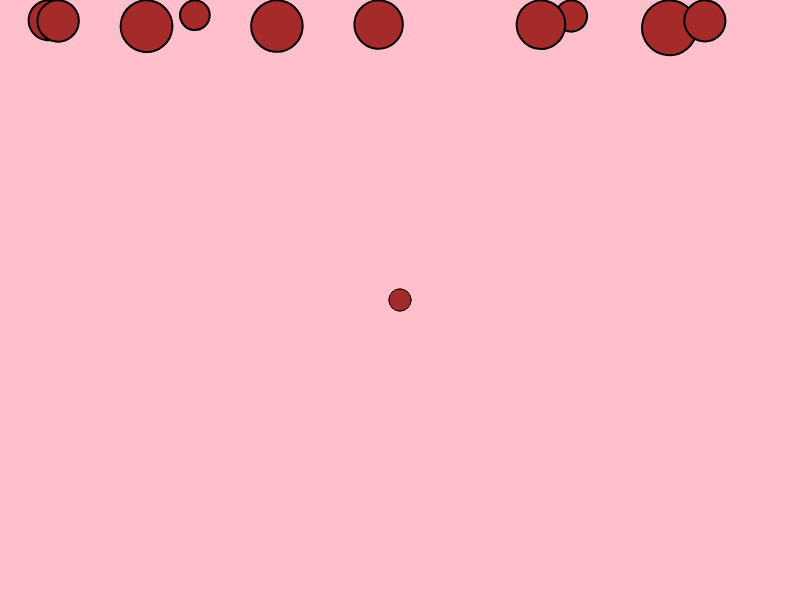
Frame 1 (no input)
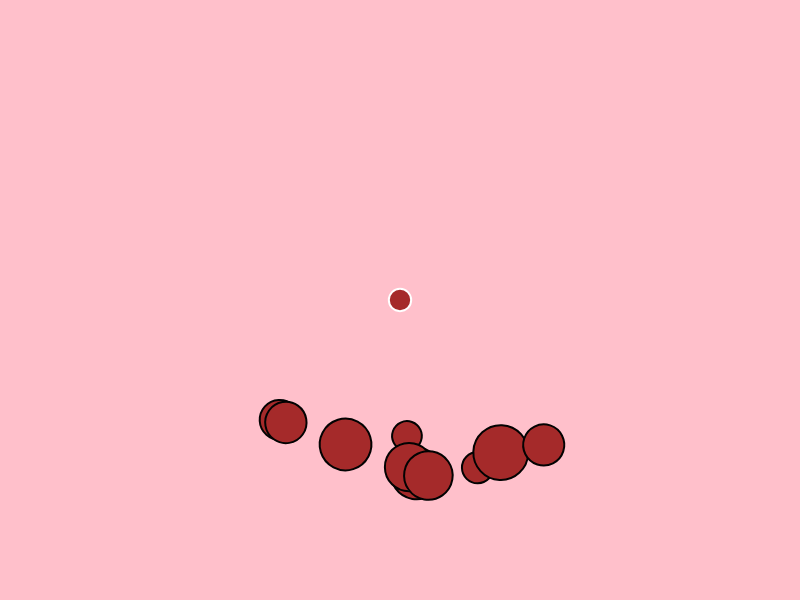
Frame 60 (no input)
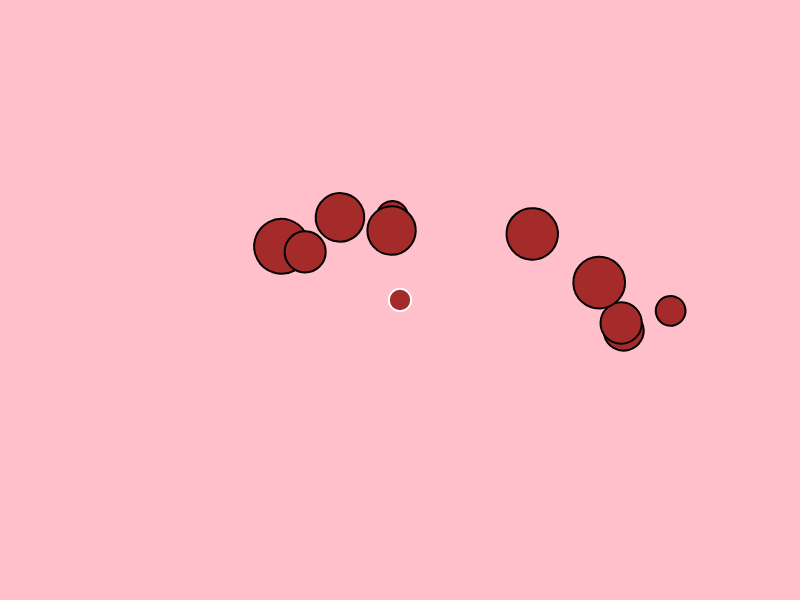
Frame 120 (the mouse pressed at the canvas centre since frame 60)

The p5.js sketch that drew these frames (run headless with seeded random() and noise() and a simulated clock; from frame 60 on, the mouse is pressed at the canvas centre):

// p5.js sketch
// ── sketch.js
//random walker idea: animal searching for food.
let walkers = [];
let magmin;
let mu = 0.1;
let minF = 50;
let hoogte = 0;
let attractor;

function setup() {
  createCanvas(800 , 600);
  for(i = 0; i < 10; i++){
    walkers[i] = new Walker(random(width), hoogte, random(1, 8),);
  }

  magmin = new MagMin(200, 400);
  attractor = new Attractor(width / 2, height / 2, 5);

}

function draw() {
  background("pink");
  attractor.show();

  let windR = createVector(0.1, 0);
  let windL = createVector(-0.5, 0);

 let gravityDown = createVector(0, 0.2);
  let gravityUp = createVector(0, -0.2);
  let gravityAll = createVector(0, 0.2);



  for (let walker of walkers){
  walker.friction();
  let weightDown = p5.Vector.mult(gravityDown, walker.mass);
  walker.applyForce(weightDown);
  walker.applyForce(windR);

  attractor.attract(walker);

  walker.bounce();
  walker.update();
  walker.show();

  walker.vel.limit(10);
  walker.acc.setMag(0.2);
  }
}

// ── objects.js
class MagMin{
    constructor(x, y){
        this.pos = createVector(x, y);
    }

    show(){
    square(this.pos.x, this.pos.y, 15);
    }

    magnetic(walker){    
    walker.acc = p5.Vector.sub(this.pos, walker.pos)
    }
}

class Attractor{
   constructor(x, y, m){
    this.pos = createVector(x, y);
    this.mass = m;
    this.r = sqrt(this.mass) * 10;
  }

  show(){
    fill(255);
    fill("brown")
    ellipse(this.pos.x, this.pos.y, this.r);
 }

 attract(walker){
 let force = p5.Vector.sub(this.pos, walker.pos);
 let distanceSq = constrain(force.magSq(), 500, 2500);
 let g = 80;

 let strength = g * (this.mass * walker.mass) / distanceSq;
 force.setMag(strength);
 walker.applyForce(force);
 }

}
// ── walker.js
class Walker{
  constructor(x, y, m, g){
    this.pos = createVector(x, y);
   this.vel = createVector(0, 0);
    this.vel.mult(random(3));
    this.col = 200;
    this.inc = 0.1;
    this.acc = createVector(0,0);
    this.mass = m;
    //r stands for radius
    this.r = sqrt(this.mass) * 10;

    this.angle = 0;
    this.angleV = 0.1;
    this.angleA = 0.01;
  }

  applyForce(force){
      let f = p5.Vector.div(force, this.mass);
      this.acc.add(f);
  }

  update(){
    this.vel.add(this.acc);
    this.pos.add(this.vel);
    this.angleA = this.acc.x / 40.0;

    this.angleV += this.angleA;
    this.angle += this.angleV;

    this.acc.set(0, 0);
  } 

  gravWalker(location){
    this.acc = p5.Vector.sub(location, this.pos)
  }

  show(){
    stroke(255);
    strokeWeight(2 );
    push();
    translate(this.pos.x, this.pos.y);
    rotate(this.angle);
    fill(0)
    line(0, 0, this.r, 0);
    stroke(2)
    fill("brown");
    ellipse(0, 0, this.r * 2 );
    pop();
  }

  walkerCheck(){
    //if walker goes of screen
 if (this.pos.x > width){
    this.pos.x = 0;
  } if(this.pos.x < 0){
    this.pos.x = width;
  } if(this.pos.y > height){
    this.pos.y = 0;
  } if(this.pos.y < 0){
    this.pos.y = height;
  } 
}

  bounce(){
  //checks for bounce 
    if (this.pos.x + this.r > width) {
      this.pos.x  = width - this.r;
      this.vel.x *= -1;
    } if (this.pos.x - this.r < 0) {
      this.pos.x =  this.r;
      this.vel.x *= -1;
    }

    if (this.pos.y + this.r >height) {
      this.pos.y = height - this.r;
      this.vel.y *= -1;
    } if (this.pos.y - this.r < 0) {
      this.pos.y = this.r;
      this.vel.y *= -1;
    }
  }

  perlinAcc(){
    var yoff = 0;
    for(var y = 0; y < height; y++){
     var xoff = 0;
      for(var x = 0; x < width; x++){
        var index = (x + y * width) * 4;
        var r = noise(xoff, yoff) * this.col;
        xoff += this.inc;
      }
      yoff += this.inc;
      }

      //this.acc = createVector(index);
    this.acc.setMag(0.1);
  }


  friction(){
  let diff = height - (this.pos.y + this.r);
  if(magmin.pos.x + minF > this.pos.x && magmin.pos.x - minF < this.pos.x &&
    magmin.pos.y + minF > this.pos.y && magmin.pos.y - minF < this.pos.y ){
  //  console.log('friction');
  let friction = this.vel.copy();
  friction.normalize();
  friction.mult(-1);

  let normal = this.mass;
  friction.setMag(mu * normal);
  this.applyForce(friction);
    }
  }

  drag(){
    //direction of drag 
    //Fd = -1/2p^2 AC dv^
    let drag = this.vel.copy();
    drag.normalize();
    drag.mult(-1);
    
    let co = this.r * 2 * 0.005;
    let speedSq = this.vel.magSq();
    drag.setMag(co * speedSq);

    this.applyForce(drag);
  }

}
